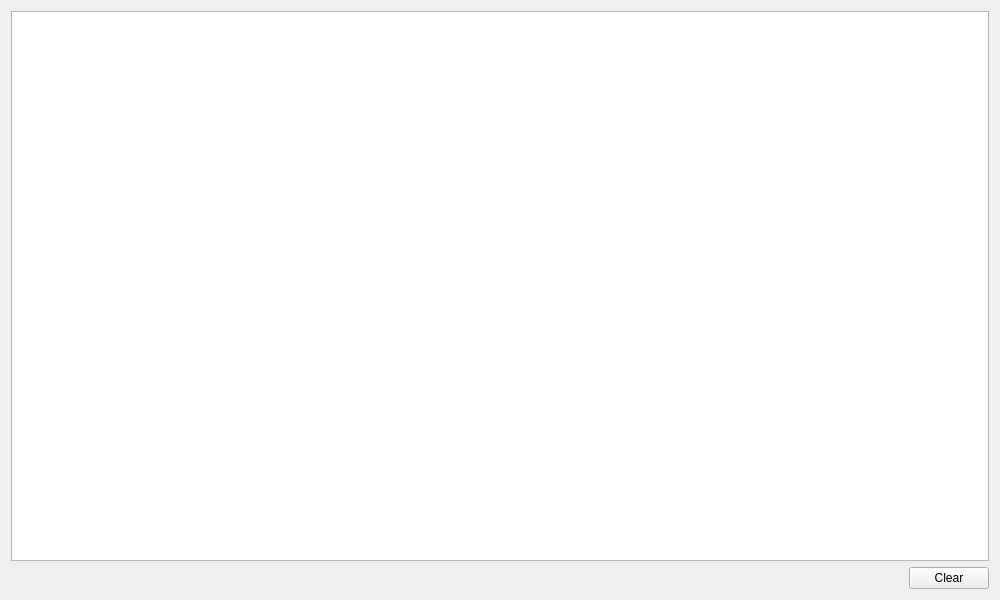
<?xml version="1.0" encoding="UTF-8"?>
<ui version="4.0">
 <class>BusMonitorWidget</class>
 <widget class="QWidget" name="BusMonitorWidget">
  <property name="geometry">
   <rect>
    <x>0</x>
    <y>0</y>
    <width>1000</width>
    <height>600</height>
   </rect>
  </property>
  <property name="windowTitle">
   <string>Bus-Monitor</string>
  </property>
  <layout class="QVBoxLayout" name="verticalLayout">
   <item>
    <widget class="QTableView" name="tableView">
     <property name="font">
      <font>
       <family>Consolas</family>
      </font>
     </property>
     <property name="showDropIndicator" stdset="0">
      <bool>false</bool>
     </property>
     <attribute name="horizontalHeaderStretchLastSection">
      <bool>true</bool>
     </attribute>
     <attribute name="verticalHeaderVisible">
      <bool>false</bool>
     </attribute>
    </widget>
   </item>
   <item>
    <layout class="QHBoxLayout" name="horizontalLayout">
     <item>
      <spacer name="horizontalSpacer">
       <property name="orientation">
        <enum>Qt::Orientation::Horizontal</enum>
       </property>
       <property name="sizeHint" stdset="0">
        <size>
         <width>40</width>
         <height>20</height>
        </size>
       </property>
      </spacer>
     </item>
     <item>
      <widget class="QPushButton" name="pushButton_clear">
       <property name="text">
        <string>Clear</string>
       </property>
      </widget>
     </item>
    </layout>
   </item>
  </layout>
 </widget>
 <resources/>
 <connections/>
</ui>
